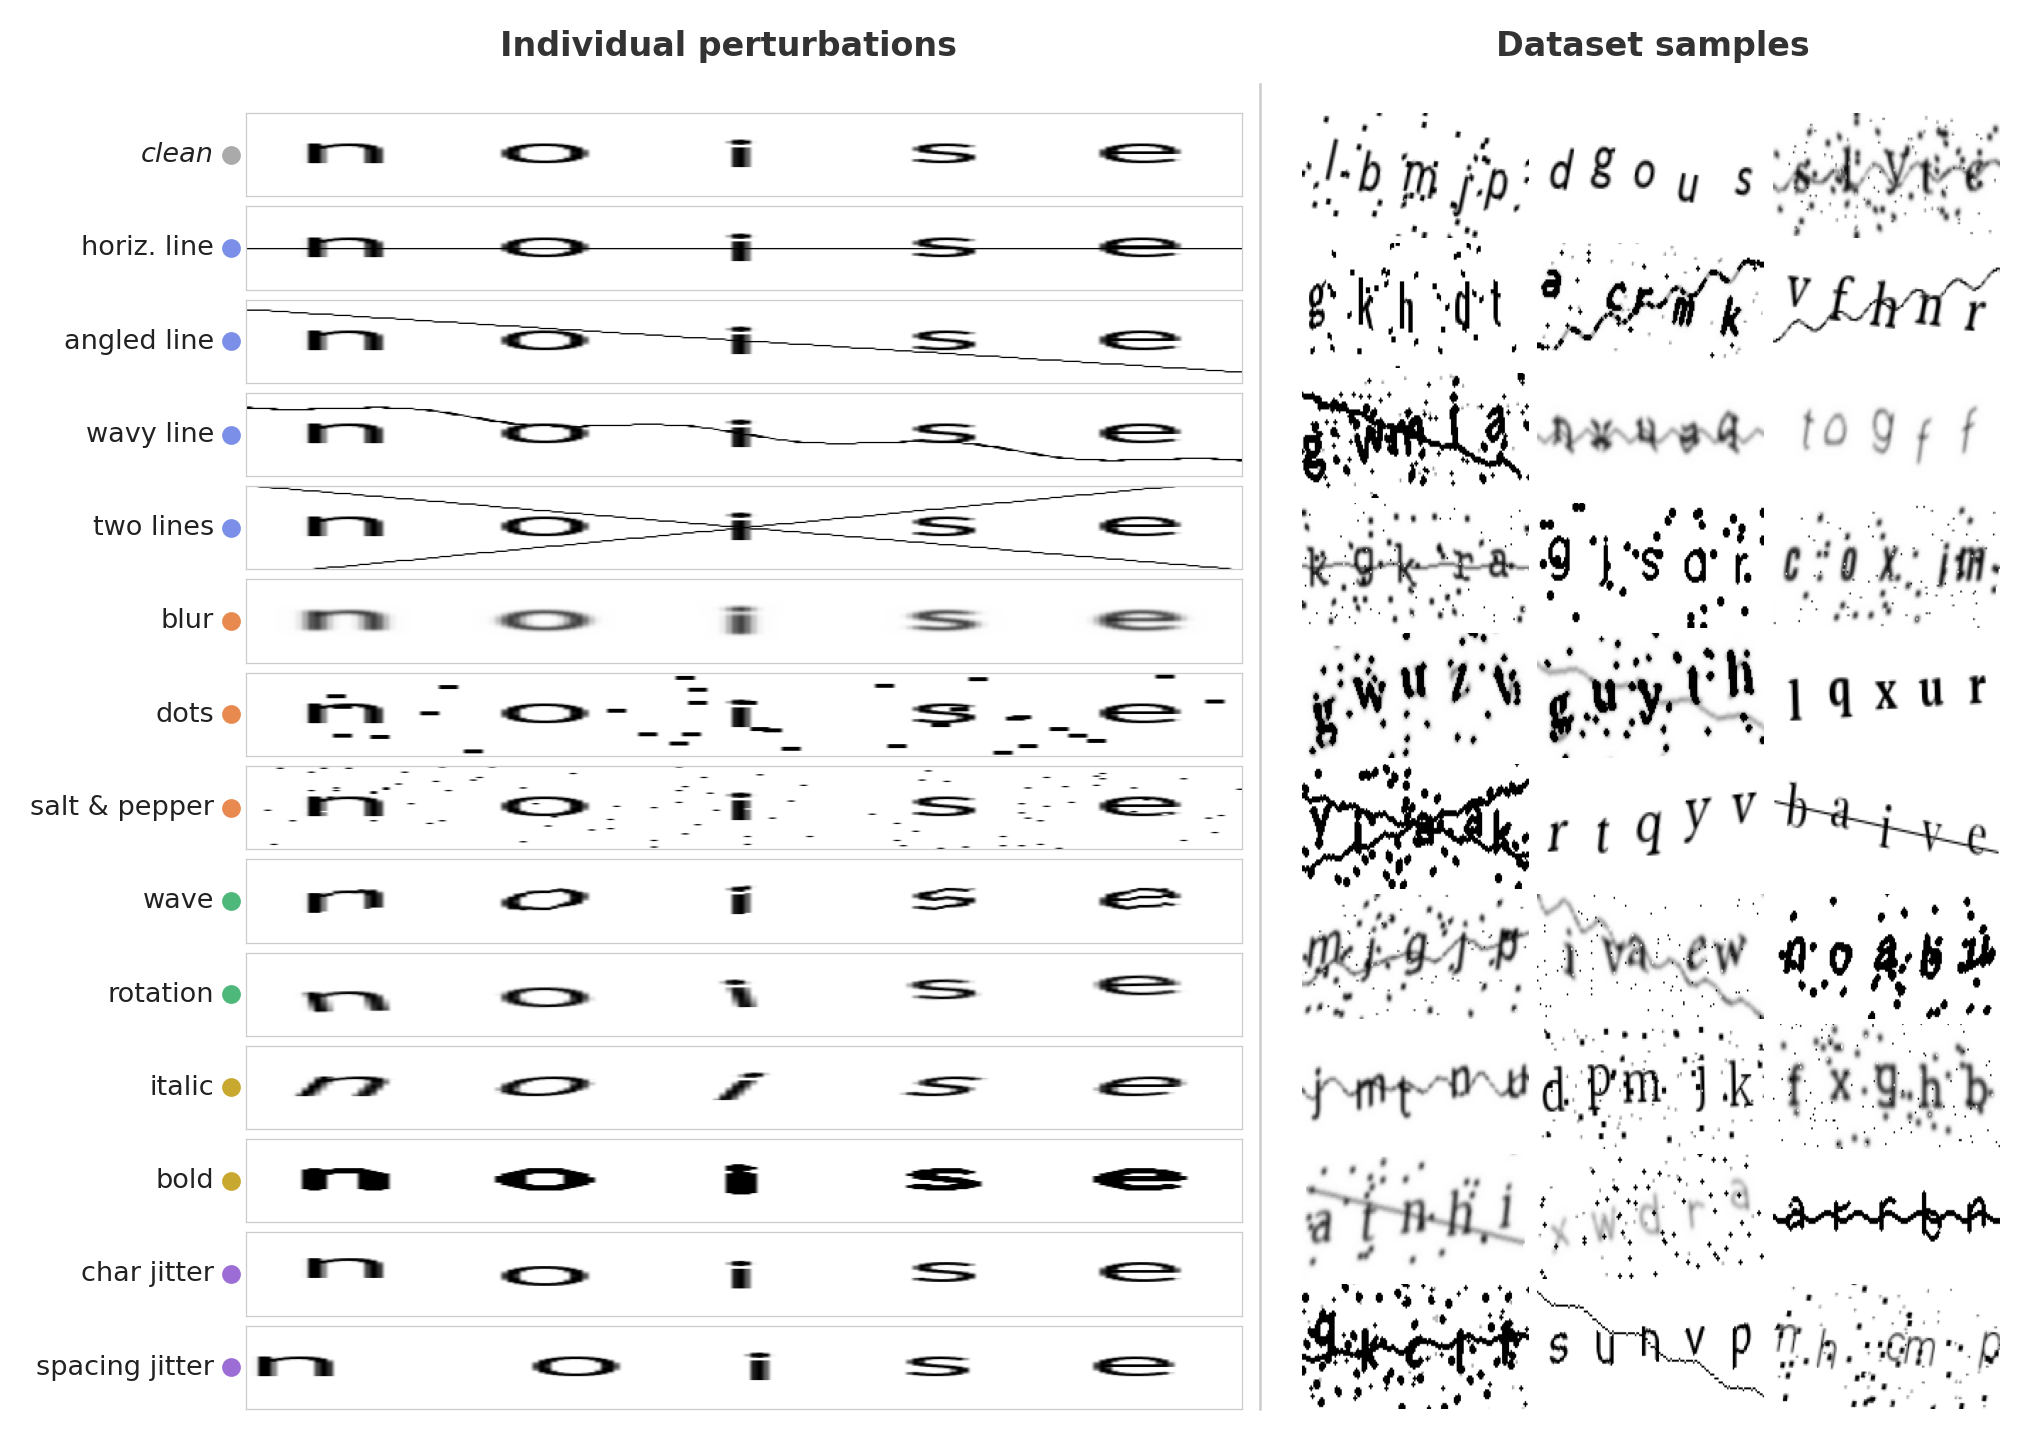

This chart was generated by the following Python code:
#!/usr/bin/env python3
"""Paper-quality figure: perturbation catalogue (left) + random dataset samples (right)."""
import numpy as np
import matplotlib.pyplot as plt
import matplotlib.gridspec as gridspec
from pathlib import Path

from training.fonts import load_fonts
from training.renderer import render_captcha
from training.distortions import DISTORTIONS, sample_distortions

FONT_DIR = Path("../data/fonts")
CHARSET = "abcdefghijklmnopqrstuvwxyz"
DEMO_WORD = "noise"        # shown for every catalogue row; change as desired
CATALOGUE_FONT = "lato"   # clean sans-serif; falls back to first available font

_LABEL = {
    "clean":          "clean",
    "easy_line":      "horiz. line",
    "hard_line":      "angled line",
    "wavy_line":      "wavy line",
    "two_lines":      "two lines",
    "blur":           "blur",
    "dots":           "dots",
    "salt_pepper":    "salt & pepper",
    "wave":           "wave",
    "rotation":       "rotation",
    "italic":         "italic",
    "bold":           "bold",
    "char_jitter":    "char jitter",
    "spacing_jitter": "spacing jitter",
}

# Display order — grouped by category
_ORDER = [
    "clean",
    "easy_line", "hard_line", "wavy_line", "two_lines",
    "blur", "dots", "salt_pepper",
    "wave", "rotation",
    "italic", "bold",
    "char_jitter", "spacing_jitter",
]

# Pastel background per group for subtle visual grouping
_BG = {
    "clean":          "#ffffff",
    "easy_line":      "#eef2ff",
    "hard_line":      "#eef2ff",
    "wavy_line":      "#eef2ff",
    "two_lines":      "#eef2ff",
    "blur":           "#fff5ec",
    "dots":           "#fff5ec",
    "salt_pepper":    "#fff5ec",
    "wave":           "#edfff5",
    "rotation":       "#edfff5",
    "italic":         "#fffbec",
    "bold":           "#fffbec",
    "char_jitter":    "#f8f0ff",
    "spacing_jitter": "#f8f0ff",
}

# Accent colour for the left-side category indicator dot
_ACCENT = {
    "clean":          "#aaaaaa",
    "easy_line":      "#7b8ee8",
    "hard_line":      "#7b8ee8",
    "wavy_line":      "#7b8ee8",
    "two_lines":      "#7b8ee8",
    "blur":           "#e88a50",
    "dots":           "#e88a50",
    "salt_pepper":    "#e88a50",
    "wave":           "#4db87a",
    "rotation":       "#4db87a",
    "italic":         "#c9a830",
    "bold":           "#c9a830",
    "char_jitter":    "#9c6dd4",
    "spacing_jitter": "#9c6dd4",
}


def _render_single(key: str, fonts: dict) -> np.ndarray:
    """Render DEMO_WORD with exactly one perturbation applied."""
    font_names = sorted(fonts.keys())
    font_key = CATALOGUE_FONT if CATALOGUE_FONT in fonts else font_names[0]
    font = fonts[font_key]
    rng = np.random.default_rng(42)
    x_jitter = 9 if key == "spacing_jitter" else 0
    y_jitter = 4 if key == "char_jitter" else 0
    base = render_captcha(DEMO_WORD, font,
                          rng=rng if (x_jitter or y_jitter) else None,
                          x_jitter_px=x_jitter,
                          y_jitter_px=y_jitter)
    arr = np.array(base)
    if key in DISTORTIONS:
        arr = DISTORTIONS[key](arr, np.random.default_rng(42))
    return arr


def _render_random(seed: int, fonts: dict) -> np.ndarray:
    """Render a random dataset sample."""
    font_names = sorted(fonts.keys())
    rng = np.random.default_rng(seed)
    text = "".join(rng.choice(list(CHARSET), size=5))
    font = fonts[font_names[rng.integers(0, len(font_names))]]
    active = {k for k, v in sample_distortions(rng).items() if v}
    x_jitter = 9 if "spacing_jitter" in active else 0
    y_jitter = 4 if "char_jitter" in active else 0
    base = render_captcha(text, font,
                          rng=rng if (x_jitter or y_jitter) else None,
                          x_jitter_px=x_jitter,
                          y_jitter_px=y_jitter)
    arr = np.array(base)
    for key in DISTORTIONS:
        if key in active:
            arr = DISTORTIONS[key](arr, np.random.default_rng(seed))
    return arr


def make_paper_figure():
    print("Loading fonts...")
    fonts = load_fonts(FONT_DIR)

    n_cat = len(_ORDER)   # 14 rows in catalogue
    n_rcols = 3
    n_rrows = 13          # 39 random samples; ~13×3 gives ~2.5:1 cell aspect to match images

    fig = plt.figure(figsize=(7.0, 4.8), facecolor="white")

    # ── Outer layout: [left panel | right panel] ───────────────────────────────
    # left=0.155 leaves room for the text labels that sit outside the axes
    gs = gridspec.GridSpec(
        1, 2, figure=fig,
        width_ratios=[1.0, 0.70],
        left=0.155, right=0.99,
        top=0.91, bottom=0.01,
        wspace=0.07,
    )
    gs_left  = gridspec.GridSpecFromSubplotSpec(n_cat, 1,          subplot_spec=gs[0], hspace=0.12)
    gs_right = gridspec.GridSpecFromSubplotSpec(n_rrows, n_rcols,  subplot_spec=gs[1], hspace=0.04, wspace=0.04)

    # ── Left panel: one row per perturbation ────────────────────────────────────
    for i, key in enumerate(_ORDER):
        ax = fig.add_subplot(gs_left[i])
        ax.set_facecolor(_BG.get(key, "white"))
        ax.imshow(_render_single(key, fonts), cmap="gray", vmin=0, vmax=255, aspect="auto")
        ax.set_xticks([])
        ax.set_yticks([])
        for sp in ax.spines.values():
            sp.set_linewidth(0.3)
            sp.set_color("#ccc")

        # Coloured category dot  ·  label text
        ax.plot(-0.015, 0.5, "o", ms=3.5,
                color=_ACCENT.get(key, "#aaa"),
                transform=ax.transAxes, clip_on=False)
        ax.text(-0.032, 0.5, _LABEL[key],
                transform=ax.transAxes,
                ha="right", va="center",
                fontsize=6.5, color="#222",
                fontstyle="italic" if key == "clean" else "normal")

    # ── Right panel: random sample grid ────────────────────────────────────────
    for j in range(n_rrows * n_rcols):
        row, col = divmod(j, n_rcols)
        ax = fig.add_subplot(gs_right[row, col])
        ax.imshow(_render_random(5000 + j, fonts), cmap="gray", vmin=0, vmax=255, aspect="auto")
        ax.axis("off")

    # ── Panel headers ───────────────────────────────────────────────────────────
    # Positions approximated from gridspec geometry (left=0.155, right=0.99,
    # width_ratios=[1.0, 0.70], wspace=0.07).
    # Left panel images span roughly [0.155, 0.615]; right spans [0.660, 0.990].
    fig.text(0.385, 0.945, "Individual perturbations",
             ha="center", va="bottom", fontsize=8, fontweight="bold", color="#333")
    fig.text(0.825, 0.945, "Dataset samples",
             ha="center", va="bottom", fontsize=8, fontweight="bold", color="#333")

    # Thin vertical separator between panels
    line_x = 0.638
    fig.add_artist(plt.Line2D([line_x, line_x], [0.01, 0.93],
                               transform=fig.transFigure,
                               color="#ccc", linewidth=0.6, zorder=10))

    out = Path("paper_figure.png")
    fig.savefig(out, dpi=300, bbox_inches="tight", facecolor="white")
    out_svg = Path("paper_figure.svg")
    fig.savefig(out_svg, bbox_inches="tight", facecolor="white")
    plt.close()
    print(f"Saved: {out}  |  {out_svg}")


if __name__ == "__main__":
    make_paper_figure()
